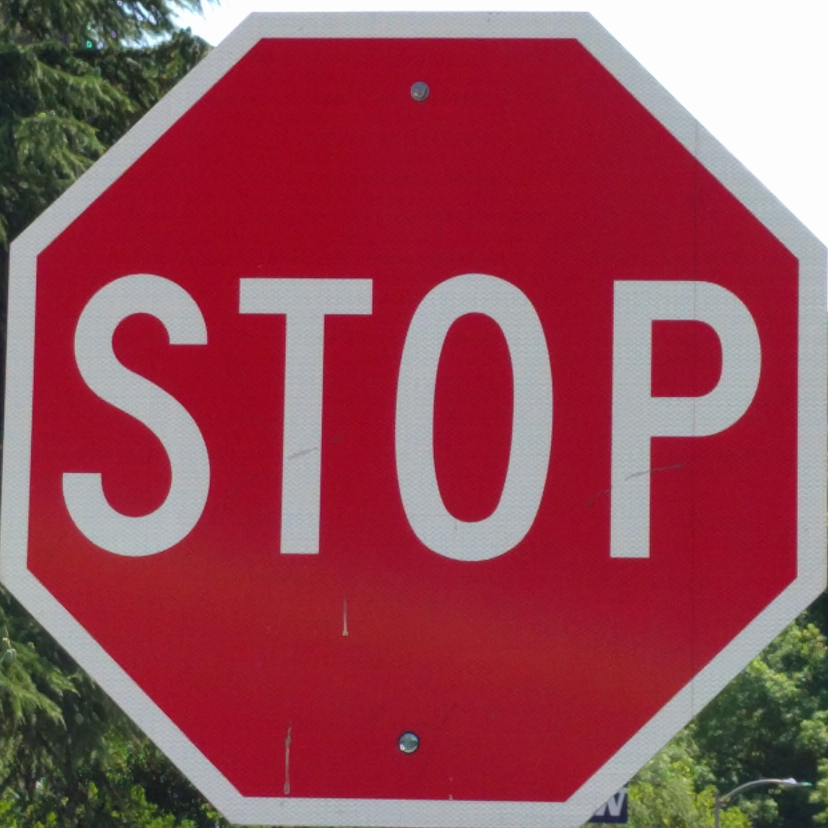
#> input picture gtsrb-cnn-attack/uw17-square.jpg, 2484 x 2484 px (shown at 1/3 size)
$ python diffimgs.py uw17-square.jpg uw17-square.jpg
#> lines starting #> are read from the running program, lines starting #| are printed output that depends on the picture
import numpy as np
import cv2
import sys

if __name__=="__main__":
    img1 = cv2.resize(cv2.imread(sys.argv[1]), (32, 32))
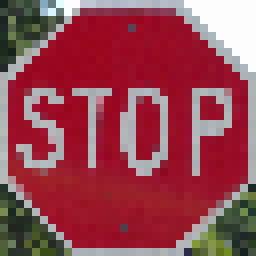
#> img1: shape (32, 32, 3) (shown 8 times larger); mean B, G, R 81.9, 70.2, 150
    img2 = cv2.resize(cv2.imread(sys.argv[2]), (32, 32))
    diff = img1-img2
#> diff: shape (32, 32, 3); every value is 0
    cv2.imwrite("diff_img.png", diff)
    cv2.imwrite("img1.png", img1)
    cv2.imwrite("img2.png", img2)
